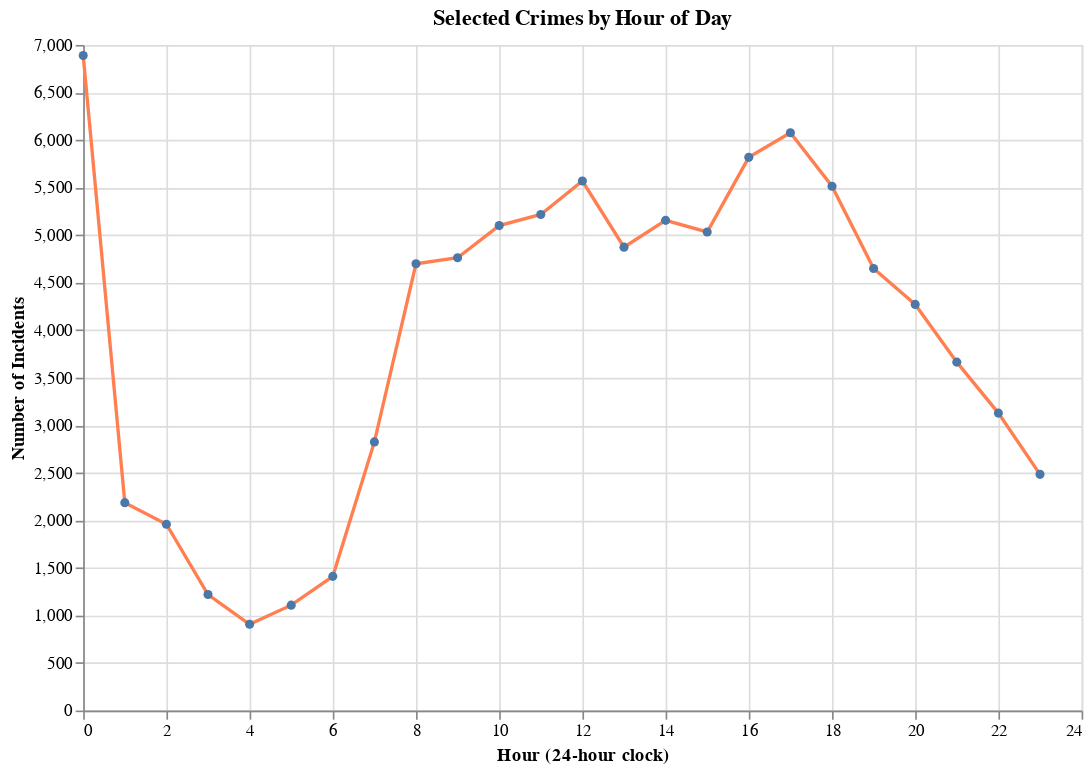

The code cell stored with this chart in its notebook:
### Code cell
# Times of day for each crime plot 
hourly_count = (
    filtered_data
    .groupby('HOUR')
    .size()
    .reset_index(name='Count')
)

chart_hourly = alt.Chart(hourly_count).mark_line(point=True, color='coral').encode(
    x=alt.X('HOUR:Q', title='Hour (24-hour clock)'),
    y=alt.Y('Count:Q', title='Number of Incidents'),
    tooltip=['HOUR', 'Count']
).properties(
    title='Selected Crimes by Hour of Day',
    width=600,
    height=400
)
chart_hourly

### Figure 1 — Vega specification as saved in the notebook (floating-point values rounded to 4 significant figures)
{"$schema": "https://vega.github.io/schema/vega/v5.json", "data": [{"name": "source_0", "values": [{"Count": 6889, "HOUR": 0}, {"Count": 2186, "HOUR": 1}, {"Count": 1959, "HOUR": 2}, {"Count": 1220, "HOUR": 3}, {"Count": 907, "HOUR": 4}, {"Count": 1108, "HOUR": 5}, {"Count": 1411, "HOUR": 6}, {"Count": 2825, "HOUR": 7}, {"Count": 4698, "HOUR": 8}, {"Count": 4762, "HOUR": 9}, {"Count": 5100, "HOUR": 10}, {"Count": 5217, "HOUR": 11}, {"Count": 5569, "HOUR": 12}, {"Count": 4873, "HOUR": 13}, {"Count": 5155, "HOUR": 14}, {"Count": 5033, "HOUR": 15}, {"Count": 5818, "HOUR": 16}, {"Count": 6076, "HOUR": 17}, {"Count": 5514, "HOUR": 18}, {"Count": 4649, "HOUR": 19}, {"Count": 4271, "HOUR": 20}, {"Count": 3664, "HOUR": 21}, {"Count": 3128, "HOUR": 22}, {"Count": 2484, "HOUR": 23}]}, {"name": "data_0", "values": [{"Count": 6889, "HOUR": 0}, {"Count": 2186, "HOUR": 1}, {"Count": 1959, "HOUR": 2}, {"Count": 1220, "HOUR": 3}, {"Count": 907, "HOUR": 4}, {"Count": 1108, "HOUR": 5}, {"Count": 1411, "HOUR": 6}, {"Count": 2825, "HOUR": 7}, {"Count": 4698, "HOUR": 8}, {"Count": 4762, "HOUR": 9}, {"Count": 5100, "HOUR": 10}, {"Count": 5217, "HOUR": 11}, {"Count": 5569, "HOUR": 12}, {"Count": 4873, "HOUR": 13}, {"Count": 5155, "HOUR": 14}, {"Count": 5033, "HOUR": 15}, {"Count": 5818, "HOUR": 16}, {"Count": 6076, "HOUR": 17}, {"Count": 5514, "HOUR": 18}, {"Count": 4649, "HOUR": 19}, {"Count": 4271, "HOUR": 20}, {"Count": 3664, "HOUR": 21}, {"Count": 3128, "HOUR": 22}, {"Count": 2484, "HOUR": 23}]}], "marks": [{"type": "line", "name": "layer_0_marks", "from": {"data": "source_0"}, "sort": {"field": "x"}, "encode": {"update": {"tooltip": {"signal": "{\"HOUR\": format(datum[\"HOUR\"], \"\"), \"Count\": format(datum[\"Count\"], \"\")}"}, "y": {"field": "Count", "scale": "y"}, "x": {"field": "HOUR", "scale": "x"}, "stroke": {"value": "coral"}, "defined": {"signal": "isValid(datum[\"HOUR\"]) && isFinite(+datum[\"HOUR\"]) && isValid(datum[\"Count\"]) && isFinite(+datum[\"Count\"])"}}}, "style": ["line"]}, {"type": "symbol", "name": "layer_1_marks", "from": {"data": "data_0"}, "encode": {"update": {"tooltip": {"signal": "{\"HOUR\": format(datum[\"HOUR\"], \"\"), \"Count\": format(datum[\"Count\"], \"\")}"}, "opacity": {"value": 1}, "fill": {"value": "#4c78a8"}, "x": {"field": "HOUR", "scale": "x"}, "y": {"field": "Count", "scale": "y"}}}, "style": ["point"]}], "scales": [{"name": "x", "type": "linear", "domain": {"fields": [{"data": "source_0", "field": "HOUR"}, {"data": "data_0", "field": "HOUR"}]}, "range": [0, {"signal": "width"}], "nice": true, "zero": false}, {"name": "y", "type": "linear", "domain": {"fields": [{"data": "source_0", "field": "Count"}, {"data": "data_0", "field": "Count"}]}, "range": [{"signal": "height"}, 0], "nice": true, "zero": true}], "axes": [{"scale": "x", "grid": true, "gridScale": "y", "orient": "bottom", "zindex": 0, "ticks": false, "domain": false, "labels": false, "aria": false, "tickCount": {"signal": "ceil(width/40)"}, "maxExtent": 0, "minExtent": 0}, {"scale": "y", "zindex": 0, "minExtent": 0, "gridScale": "x", "labels": false, "domain": false, "maxExtent": 0, "orient": "left", "tickCount": {"signal": "ceil(height/40)"}, "aria": false, "grid": true, "ticks": false}, {"scale": "x", "grid": false, "title": "Hour (24-hour clock)", "labelFlush": true, "labelOverlap": true, "tickCount": {"signal": "ceil(width/40)"}, "orient": "bottom", "zindex": 0}, {"scale": "y", "orient": "left", "grid": false, "zindex": 0, "labelOverlap": true, "tickCount": {"signal": "ceil(height/40)"}, "title": "Number of Incidents"}], "title": {"text": "Selected Crimes by Hour of Day", "frame": "group"}, "background": "white", "width": 600, "style": "cell", "padding": 5, "height": 400}
